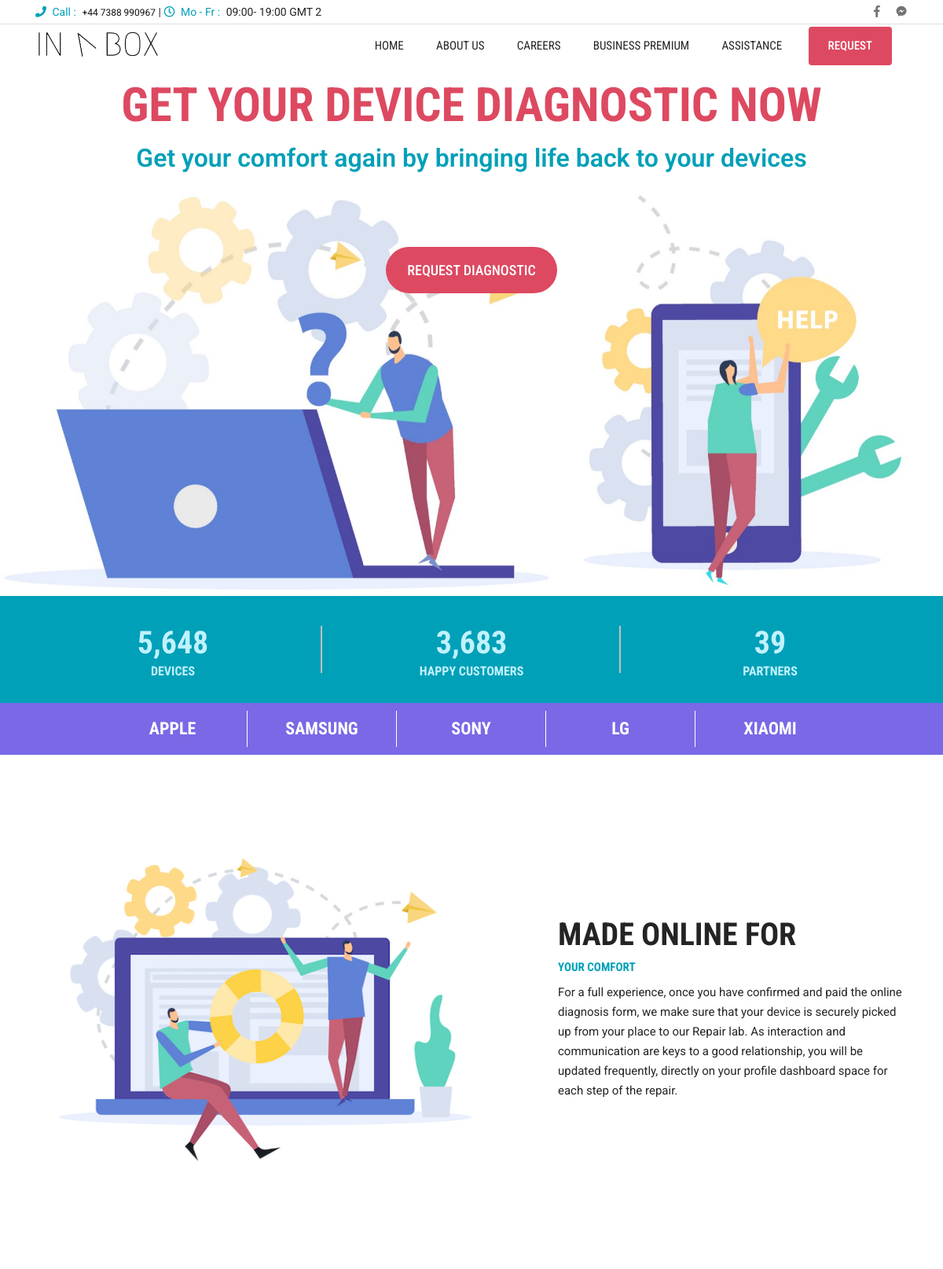
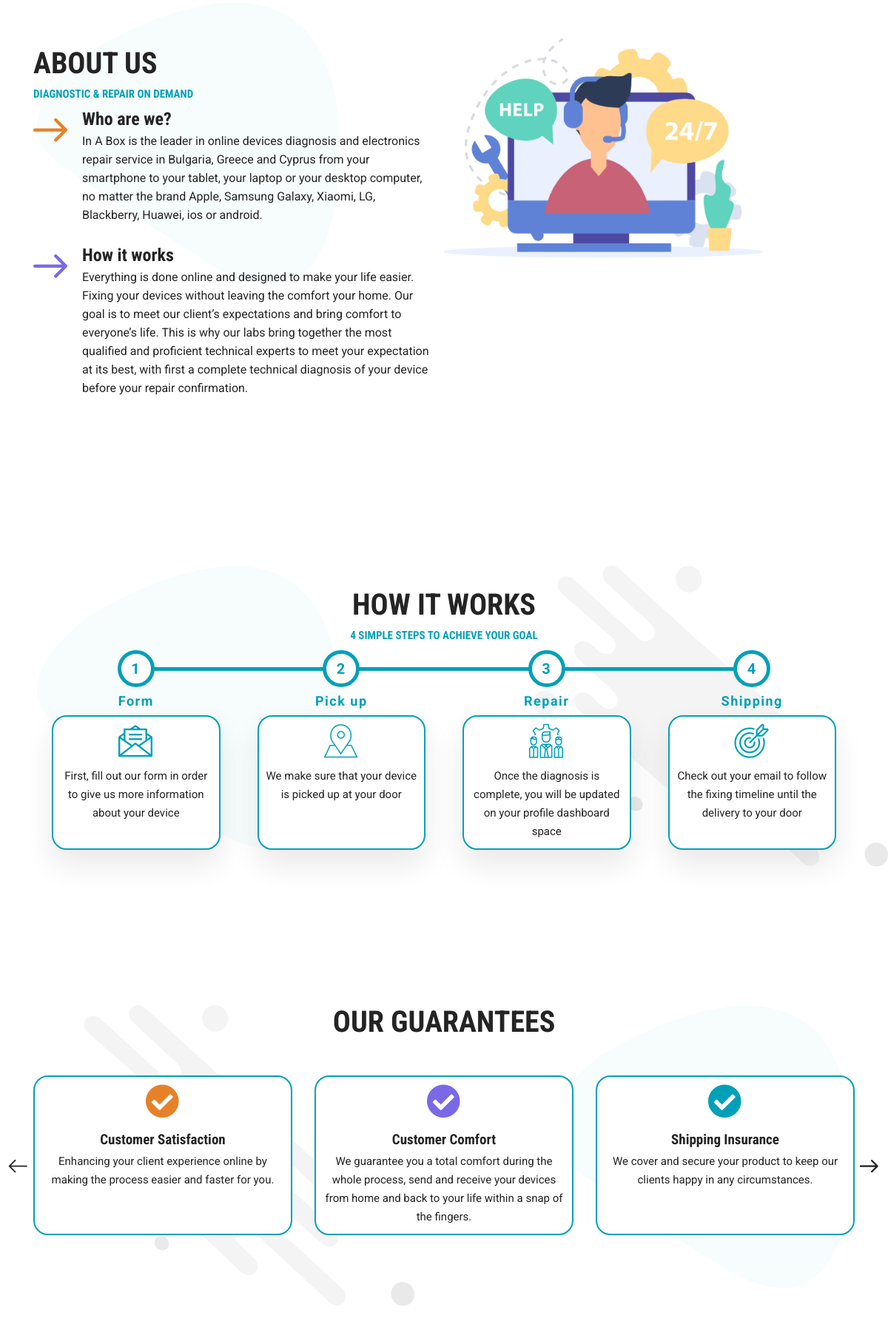
The page / (upper part) on the database its author committed (2 pictures, top to bottom).
### website/models.py (models this page shows, shortened)
class Step(models.Model):
    icon = models.CharField(max_length=100)
    title = models.CharField(max_length=100)
    text = models.TextField(max_length=500)

class OurOffer(models.Model):
    icon = models.CharField(max_length=100)
    title = models.CharField(max_length=100)
    text = models.TextField(max_length=500)
    color = models.CharField(max_length=100, null=True)

### website/views.py (the view)
# urls.py: path('', views.home, name="home_page"),
def home(request):
    offers = OurOffer.objects.all()
    steps = Step.objects.all()
    testimonials = Testimonial.objects.all()
    if request.method == 'POST':
        fl_form = ContactForm(request.POST)
        cr_form = CareerForm(request.POST, request.FILES)
        if fl_form.is_valid():
            return contact_form(request)
        elif cr_form.is_valid():
            return career_form(request)
        return render_tamplate('index.html', {'offers': offers, 'steps': steps,
                                              'testimonials': testimonials}, request)
    else:
        return render_tamplate('index.html', {'offers': offers, 'steps': steps,
                                              'testimonials': testimonials}, request)

### website/templates/index.html (shortened to what this page needs)
{% extends 'base/base.html' %}
{% load i18n %}
{% block content %}
<div class="h2-slider-area owl-carousel" xmlns="http://www.w3.org/1999/html">
    <div class="h3-slider-box">
        <div class="img bg-with-black slider-height">
            <img src="/static/img/home2/hero-1.jpg" alt="In A box">
        </div>
        <div class="content">
            <div class="container">
                <div class="row">
                    <div class="col-lg-12 col-sm-12 col-12">
                        <h1 class="title animated text-uppercase">{% trans 'Get your device diagnostic now' %}</h1>
                        <p class="text animated">{% trans 'Get your comfort again by bringing life back to your devices' %}</p>
                        <div class="link-video animated">
                            <br><br>
                            <button name="submit" type="submit" value="Send"
                                    class="link picker-link-3 hvr-bs open_modal_form custom-radius">
                                {% trans 'REQUEST DIAGNOSTIC' %}
                            </button>
                        </div>
                    </div>
                </div>
            </div>
        </div>
    </div>
</div>
<div class="h2-counter-area">
    <div class="container">
        <div class="row">
            <div class="h2-single-counter color-3 col-4">
                <h2 class="counter counter-up" data-counterup-time="1500" data-counterup-delay="30">5,648</h2>
                <h2 class="name">{% trans 'Devices' %}</h2>
            </div>
            <div class="h2-single-counter color-3 col-4">
                <h2 class="counter counter-up" data-counterup-time="1500" data-counterup-delay="30">3,683</h2>
                <h2 class="name d-none d-md-block">{% trans 'HAPPY CUSTOMERS' %}</h2>
            </div>
            <div class="h2-single-counter color-3 col-4">
                <h2 class="counter counter-up" data-counterup-time="1500" data-counterup-delay="30">39</h2>
                <h2 class="name">{% trans 'PARTNERS' %}</h2>
            </div>
        </div>
    </div>
</div>
<div class="container-fluid" style="background-color: #7969e6">
<div class="container pt-3 pb-3">
    <div class="row justify-content-center text-center">
        <div class="col-md-2 pt-3 pb-3 border-right-1">
            <h2 class="text-white">{% trans 'APPLE' %}</h2>
        </div>
        <div class="col-md-2 pt-3 pb-3 border-right-1">
            <h2 class="text-white">{% trans 'SAMSUNG' %}</h2>
        </div>
        <div class="col-md-2 pt-3 pb-3 border-right-1">
            <h2 class="text-white">{% trans 'SONY' %}</h2>
        </div>
        <div class="col-md-2 pt-3 pb-3 border-right-1">
            <h2 class="text-white">{% trans 'LG' %}</h2>
        </div>
        <div class="col-md-2 pt-3 pb-3">
            <h2 class="text-white">{% trans 'XIAOMI' %}</h2>
        </div>
    </div>
</div>
</div>
{% include 'sections/about_us.html' %}
{% include 'sections/steps.html' %}
{% include 'sections/what_we_offer.html' %}
{% endblock %}

### website/templates/base/base.html (shortened to what this page needs)
<!DOCTYPE html>
<html lang="en">
<head>
    <link rel="stylesheet" href="/static/css/fontawesome-all.min.css">
    <link rel="stylesheet" href="/static/fonts/flaticon.css">
    <link rel="stylesheet" href="/static/css/bootstrap.min.css">
    <link rel="stylesheet" href="/static/css/jquery-ui.css">
    <link rel="stylesheet" href="/static/css/magnific-popup.css">
    <link rel="stylesheet" href="/static/css/owl.carousel.min.css">
    <link rel="stylesheet" href="/static/css/animate.css">
    <link rel="stylesheet" href="/static/css/slicknav.min.css">
    <link rel="stylesheet" href="/static/css/style.css">
    <link rel="stylesheet" href="/static/css/responsive.css">
    <link rel="stylesheet" href="/static/css/modal-form.css">
    <link rel="stylesheet" href="/static/css/custom.css">
</head>
<body data-spy="scroll" data-target="#scroll-menu" data-offset="65">
    {% include "base/header.html" %}
    {% block content %}
    {% endblock %}
</body>
</html>

### website/templates/base/header.html (shortened to what this page needs)
{% load static %}
{% load i18n %}
<header class="header-2">
    <div class="h2-header-top-area">
        <div class="container">
            <div class="row">
                <div class="col-lg-6 col-md-7 col-sm-12 col-12">
                    <div class="h2hta-left">
                        <p class="info">
                            <span><i class="fas fa-phone"></i></span>
                            <span class="hide">{% trans 'Call' %} : </span><a href="tel: +447388990967">+44 7388 990967</a>
                            |
                            <span><i class="far fa-clock"></i></span>
                            <span class="hide">{% trans 'Mo - Fr' %} : </span>09:00- 19:00 GMT 2
                        </p>
                    </div>
                </div>
                <div class="col-lg-6 col-md-5 col-sm-4 col-4 hide">
                    <div class="h2hta-right">
                        <ul class="social">
                            <li><a href="https://www.facebook.com/inabox.pro/" target="_blank">
                                <i class="fab fa-facebook-f"></i></a></li>
                            <li><a href="https://m.me/inabox.pro/" target="_blank">
                                <i class="fab fa-facebook-messenger"></i></a></li>
                        </ul>
                    </div>
                </div>
            </div>
        </div>
    </div>
    <div class="h2-header-bottom-area">
        <div class="container">
            <div class="row">
                <div class="col-lg-2 col-md-3 col-sm-4 col-6">
                    <div class="h2-logo">
                        <a href="{% url 'home_page' %}">
                            <img src="/static/img/home2/logo.png" alt="In A box">
                        </a>
                    </div>
                </div>
                <div class="col-lg-10 col-md-9 col-sm-8 col-6">
                    <div class="menu d-none d-lg-block">
                        <nav>
                            <ul id="menu">
                                <li><a href="{% url 'home_page' %}">{% trans 'Home' %}</a></li>
                                <li><a class="scrollto" href="{% url 'home_page' %}#about_us">{% trans 'About us' %}</a></li>
                                <li><a href="#" class="open_modal_form_careers">{% trans 'Careers' %}</a></li>
                                <li><a href="{% url 'business_page' %}">{% trans 'Business Premium' %}</a></li>
                                <li><a class="open-zammad-chat">{% trans 'Assistance' %}</a></li>
                                <li>
                                    <button name="submit" type="submit" value="Send"
                                            class="link picker-link-3 hvr-bs open_modal_form">{% trans 'Request' %}
                                    </button>
                                </li>
                            </ul>
                        </nav>
                    </div>
                </div>
            </div>
        </div>
    </div>
</header>

### website/templates/sections/about_us.html
{% load i18n %}
<div class="container" style="padding-top: 100px">
    <div class="row align-items-center">
        <div class="col-sm-7 col-xs-12 pr-0">
            <img src="/static/img/home2/how-we-works.png" alt="In A Box" width="90%">
        </div>
        <div class="section-title col-sm-5 col-xs-12">
            <h1 class="title text-uppercase">{% trans 'MADE ONLINE FOR' %}</h1>
            <h6 class="intro text-uppercase">{% trans 'your comfort' %}</h6>
            <p class="mt-3">{% trans 'For a full experience, once you have confirmed and paid the online diagnosis form, we make sure that your device is securely picked up from your place to our Repair lab. As interaction and communication are keys to a good relationship, you will be updated frequently, directly on your profile dashboard space for each step of the repair.' %}</p>
        </div>
    </div>
</div>
<div class="h2-what-we-area">
    <div class="h2-what-we-banner"><img src="/static/img/home2/about_us.png" alt="In A Box"
                                        width="90%"></div>
    <div class="h2-what-we-bg1"><img src="/static/img/home2/what-we-bg-1.png" alt="In A box background"></div>
    <div class="container" id="about_us">
        <div class="row">
            <div class="col-lg-6 col-md-6 col-sm-8">
                <div class="h2-about-section-title section-title">
                    <br><br>
                    <h2 class="title">{% trans 'ABOUT US' %}</h2>
                    <h6 class="intro">{% trans 'DIAGNOSTIC & REPAIR ON DEMAND' %}</h6>
                </div>
                <div class="service-box-3">
                    <div class="icon">
                        <span class="color-1 flaticon-arrow-pointing-to-right"></span>
                    </div>
                    <div class="content">
                        <h2 class="title">{% trans 'Who are we?' %}</h2>
                        <p class="text">{% trans 'In A Box is the leader in online devices diagnosis and electronics repair service in Bulgaria, Greece and Cyprus from your smartphone to your tablet, your laptop or your desktop computer, no matter the brand Apple, Samsung Galaxy, Xiaomi, LG, Blackberry, Huawei, ios or android.' %}</p>
                    </div>
                </div>
                <div class="service-box-3">
                    <div class="icon">
                        <span class="color-2 flaticon-arrow-pointing-to-right"></span>
                    </div>
                    <div class="content">
                        <h2 class="title">{% trans 'How it works' %}</h2>
                        <p class="text">{% trans 'Everything is done online and designed to make your life easier. Fixing your devices without leaving the comfort your home. Our goal is to meet our client’s expectations and bring comfort to everyone’s life. This is why our labs bring together the most qualified and proficient technical experts to meet your expectation at its best, with first a complete technical diagnosis of your device before your repair confirmation.' %}</p>
                    </div>
                </div>
            </div>
            <div class="col-lg-6 col-md-6 col-sm-4 d-flex align-items flex-column">
            </div>
        </div>
    </div>
</div>

### website/templates/sections/steps.html (shortened to what this page needs)
{% load i18n %}
<div class="h2-what-we-area short">
    <div class="h2-what-we-bshape"><img src="/static/img/home2/what-we-bg-shape.png" alt="In A box background"></div>
    <div class="h2-what-we-bg1"><img src="/static/img/home2/what-we-bg-1.png" alt="In A box background"></div>
    <div class="container">
        <div class="row">
            <div class="col-lg-6 offset-lg-3 col-md-8 offset-md-2 col-sm-10 offset-sm-1 col-12">
                <div class="text-center section-title">
                    <br>
                    <h2 class="title text-uppercase">{% trans 'How it works' %}</h2>
                    <h6 class="intro">{% trans '4 simple steps to achieve your goal' %}</h6>
                </div>
            </div>
        </div>
        <div class="row justify-content-center no-gutters">
            <ul class="progressbar">
                {% for i in steps %}
                <li class="active {% if i.id == 1 %}hovered{% endif %} pl-3 pr-3" id="li-{{ i.id }}">
                    <strong>{{ i.title|safe }}</strong>
                    <div class="service-box-4 alignment custom-radius-3 steps-border">
                        <div class="icon">
                            <span class="color-2 {{ i.icon }}"></span>
                        </div>
                        <a href>
                            <div class="content">
                                <p class="text">{{ i.text|safe }}</p>
                            </div>
                        </a>
                    </div>
                </li>
                {% endfor %}
            </ul>
        </div>
    </div>
</div>

### website/templates/sections/what_we_offer.html
{% load i18n %}
<div class="h2-what-we-area short">
    <div class="h2-what-we-bshape custom"><img src="/static/img/home2/what-we-bg-shape.png" alt="In A box background"></div>
    <div class="h2-what-we-bg1 custom"><img src="/static/img/home2/what-we-bg-1.png" alt="In A box background"></div>
    <div class="container">
        <div class="row">
            <div class="col-lg-6 offset-lg-3 col-md-8 offset-md-2 col-sm-10 offset-sm-1 col-12">
                <div class="text-center section-title">
                    <h2 class="title">{% trans 'OUR GUARANTEES' %}</h2>
                    <br>
                </div>
            </div>
        </div>
        <div class="h2-testimonial-carousel owl-carousel">
            {% for i in offers %}
            <div class="service-box-4 alignment custom-shadow custom-radius-3">
                <div class="icon">
                    <span class="{{ i.color }} {{ i.icon }}"></span>
                </div>
                <div class="content">
                    <h2 class="title">{{ i.title }}</h2>
                    <p class="text">{{ i.text|safe }}</p>
                </div>
            </div>
            {% endfor %}
        </div>
    </div>
</div>

### website/templates/sections/testimonials.html (shortened to what this page needs)
{% load i18n %}

### website/templates/sections/contact_form.html (shortened to what this page needs)
{% load i18n %}

### website/templates/sections/contact_us_section.html (shortened to what this page needs)
{% load i18n %}

### website/templates/base/footer.html (shortened to what this page needs)
{% load i18n %}

### website/templates/sections/request_diagnostic_form.html (shortened to what this page needs)
{% load i18n %}

### website/templates/sections/careers_form.html (shortened to what this page needs)
{% load i18n %}

### rows shown on the page
Step: title "Form", text "First, fill out our form in order to give us more information about your device"
Step: title "Pick up", text "We make sure that your device is picked up at your door"
Step: title "Repair", text "Once the diagnosis is complete, you will be updated on your profile dashboard space"
Step: title "Shipping", text "Check out your email to follow the fixing timeline until the delivery to your door"
OurOffer: title "Customer Satisfaction", text "Enhancing your client experience online by making the process easier and faster for you."
OurOffer: title "Customer Comfort", text "We guarantee you a total comfort during the whole process, send and receive your devices from home and back to your life within a snap of the fingers."
OurOffer: title "Shipping Insurance", text "We cover and secure your product to keep our clients happy in any circumstances."
